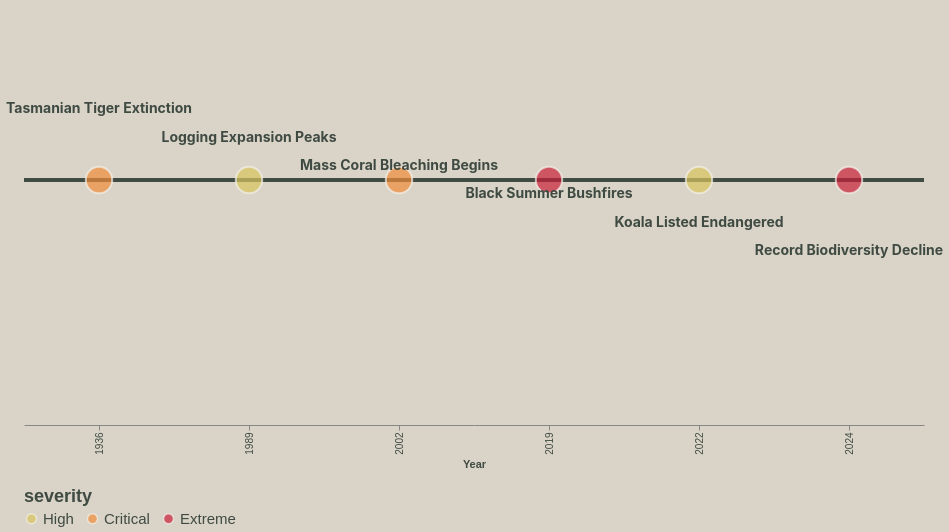

Here is the Vega-Lite specification saved for this chart:
### Vega-Lite specification from a JSON file in a GitHub repository (floating-point values rounded to 4 significant figures)
{"$schema": "https://vega.github.io/schema/vega-lite/v5.json", "width": 900, "height": 420, "data": {"values": [{"year": 1936, "event": "Tasmanian Tiger Extinction", "severity": "Critical"}, {"year": 1989, "event": "Logging Expansion Peaks", "severity": "High"}, {"year": 2002, "event": "Mass Coral Bleaching Begins", "severity": "Critical"}, {"year": 2019, "event": "Black Summer Bushfires", "severity": "Extreme"}, {"year": 2022, "event": "Koala Listed Endangered", "severity": "High"}, {"year": 2024, "event": "Record Biodiversity Decline", "severity": "Extreme"}]}, "layer": [{"mark": {"type": "rule", "stroke": "#3f4a43", "strokeWidth": 3}, "encoding": {"y": {"value": 175}}}, {"mark": {"type": "circle", "size": 700, "stroke": "#f3f1ea", "strokeWidth": 2}, "encoding": {"x": {"field": "year", "type": "ordinal", "title": "Year", "axis": {"labelColor": "#3f4a43", "titleColor": "#3f4a43", "grid": false}}, "y": {"value": 175}, "color": {"field": "severity", "type": "nominal", "scale": {"domain": ["High", "Critical", "Extreme"], "range": ["#d8c45c", "#f08c3b", "#c91f37"]}, "legend": {"orient": "bottom", "labelColor": "#3f4a43", "titleColor": "#3f4a43", "labelFontSize": 15, "titleFontSize": 18}}, "tooltip": [{"field": "year", "title": "Year"}, {"field": "event", "title": "Event"}, {"field": "severity", "title": "Severity"}]}}, {"mark": {"type": "text", "font": "Inter", "fontSize": 14, "fontWeight": "bold", "color": "#3f4a43", "align": "center"}, "encoding": {"x": {"field": "year", "type": "ordinal"}, "y": {"field": "year", "type": "ordinal", "axis": null, "scale": {"domain": [1936, 1989, 2002, 2019, 2022, 2024], "range": [90, 260, 90, 260, 90, 260]}}, "text": {"field": "event"}}}], "config": {"background": "#d9d4c7", "view": {"stroke": null}}}
